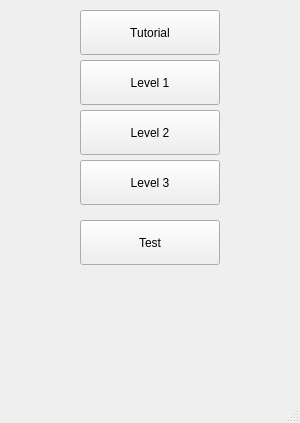
<?xml version="1.0" encoding="UTF-8"?>
<ui version="4.0">
 <class>MainWindow</class>
 <widget class="QMainWindow" name="MainWindow">
  <property name="geometry">
   <rect>
    <x>0</x>
    <y>0</y>
    <width>300</width>
    <height>423</height>
   </rect>
  </property>
  <property name="windowTitle">
   <string>Cokieees</string>
  </property>
  <widget class="QWidget" name="centralwidget">
   <widget class="QPushButton" name="pushButton_1">
    <property name="geometry">
     <rect>
      <x>80</x>
      <y>10</y>
      <width>140</width>
      <height>45</height>
     </rect>
    </property>
    <property name="text">
     <string>Tutorial</string>
    </property>
   </widget>
   <widget class="QPushButton" name="pushButton_2">
    <property name="geometry">
     <rect>
      <x>80</x>
      <y>60</y>
      <width>140</width>
      <height>45</height>
     </rect>
    </property>
    <property name="text">
     <string>Level 1</string>
    </property>
   </widget>
   <widget class="QPushButton" name="pushButton_3">
    <property name="geometry">
     <rect>
      <x>80</x>
      <y>110</y>
      <width>140</width>
      <height>45</height>
     </rect>
    </property>
    <property name="text">
     <string>Level 2</string>
    </property>
   </widget>
   <widget class="QPushButton" name="pushButton_4">
    <property name="geometry">
     <rect>
      <x>80</x>
      <y>160</y>
      <width>140</width>
      <height>45</height>
     </rect>
    </property>
    <property name="text">
     <string>Level 3</string>
    </property>
   </widget>
   <widget class="QPushButton" name="pushButton_5">
    <property name="geometry">
     <rect>
      <x>80</x>
      <y>220</y>
      <width>140</width>
      <height>45</height>
     </rect>
    </property>
    <property name="text">
     <string>Test</string>
    </property>
   </widget>
  </widget>
  <widget class="QMenuBar" name="menubar">
   <property name="geometry">
    <rect>
     <x>0</x>
     <y>0</y>
     <width>300</width>
     <height>19</height>
    </rect>
   </property>
  </widget>
  <widget class="QStatusBar" name="statusbar"/>
 </widget>
 <resources/>
 <connections/>
</ui>
